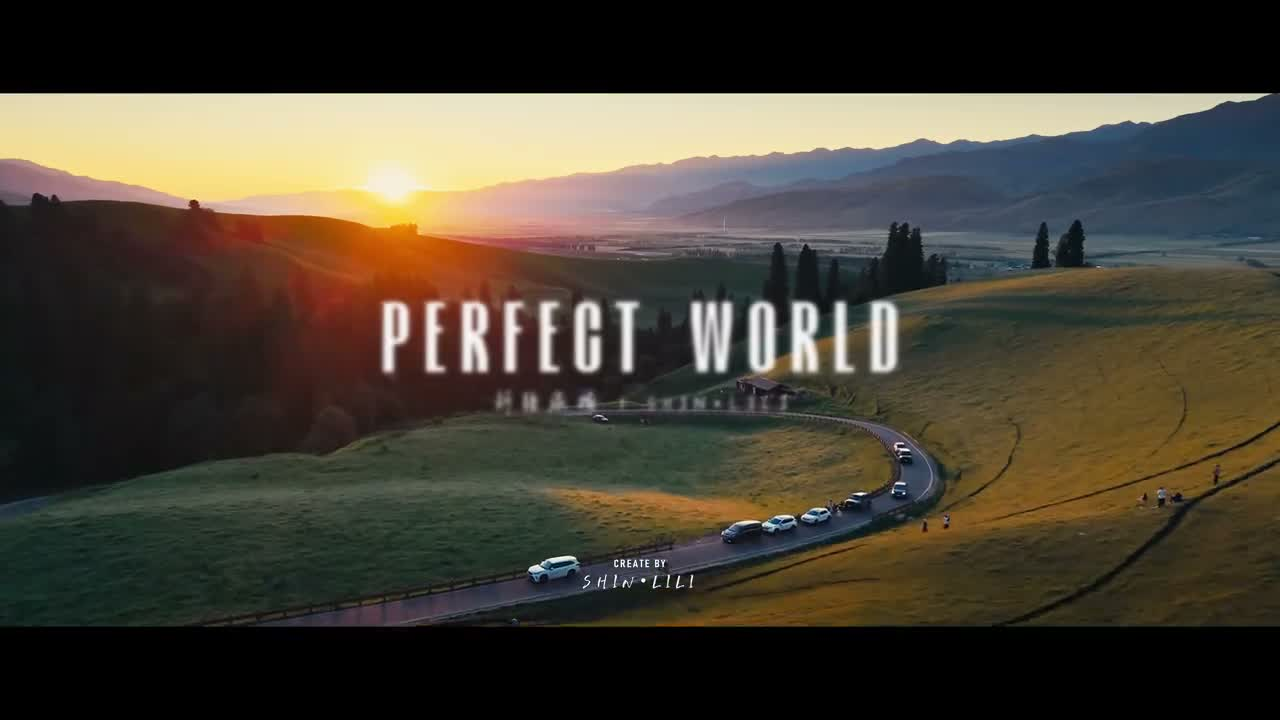
#> input picture local-media-scanner/director/references/evidence/case1/t002.5.jpg, 1280 x 720 px; its folder holds only this picture in this run
$ python -i sampling.py   (imports and definitions only)
#> lines starting #> are read from the running program, lines starting #| are printed output that depends on the picture
#> further down, picture is the input picture: shape (720, 1280, 3); mean B, G, R 53.1, 64.8, 70.8
"""Bounded low-resolution probing and sparse representative selection."""

from __future__ import annotations

import logging
import subprocess
import sys
from dataclasses import dataclass, field
from pathlib import Path
from typing import Literal, Sequence

import cv2
import numpy as np

from scanner.config import SamplingConfig
from scanner.schema import FrameRecord, TechnicalMetadata


Reason = Literal["temporal", "motion", "scene_change"]


class SamplingError(RuntimeError):
    def __init__(self, code: str, message: str) -> None:
        super().__init__(message)
        self.code = code


@dataclass(frozen=True)
class ProbeFrame:
    timestamp: float
    image: np.ndarray = field(compare=False, repr=False)


@dataclass
class FrameCandidate:
    timestamp: float
    image: np.ndarray = field(compare=False, repr=False)
    reasons: list[Reason] = field(default_factory=list)
    score: float = 0.0


# [5 lines that did not run here, left out]


def _scale_filter(max_edge: int) -> str:
    return (
        f"scale='if(gt(iw,ih),{max_edge},-2)':"
        f"'if(gt(iw,ih),-2,{max_edge})'"
    )


# [35 lines that did not run here, left out]


# [35 lines that did not run here, left out]


# [42 lines that did not run here, left out]


def perceptual_hash(image: np.ndarray) -> int:
    gray = cv2.cvtColor(image, cv2.COLOR_BGR2GRAY)
    resized = cv2.resize(gray, (9, 8), interpolation=cv2.INTER_AREA)
    bits = resized[:, 1:] > resized[:, :-1]
    value = 0
    for bit in bits.flat:
        value = (value << 1) | int(bit)
    return value


def _hamming(left: int, right: int) -> int:
    return (left ^ right).bit_count()


def _nearest_frame(frames: Sequence[ProbeFrame], target: float) -> ProbeFrame:
    return min(frames, key=lambda frame: abs(frame.timestamp - target))


# [11 lines left out: function _motion_candidates, not called in this run]


def _hsv_histogram(image: np.ndarray) -> np.ndarray:
    hsv = cv2.cvtColor(image, cv2.COLOR_BGR2HSV)
#> hsv: shape (720, 1280, 3); mean H, S, V 40.9, 74.3, 75.4
    histogram = cv2.calcHist([hsv], [0, 1], None, [32, 32], [0, 180, 0, 256])
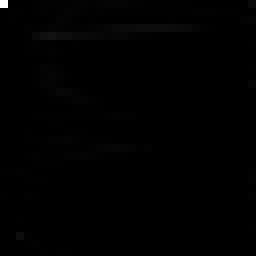
#> histogram: shape (32, 32) float32 (shown 8 times larger); min 0, max 211974, mean 900; drawn with min black and max white
    cv2.normalize(histogram, histogram)
    return histogram


# [101 lines left out: functions _scene_candidates, _add_candidate, select_representatives, extract_representative_thumbnails, not called in this run]

>>> import cv2
>>> picture = cv2.imread('../director/references/evidence/case1/t002.5.jpg')
>>> result = _hsv_histogram(picture)
